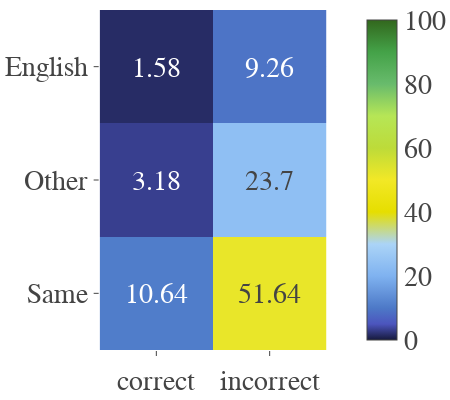
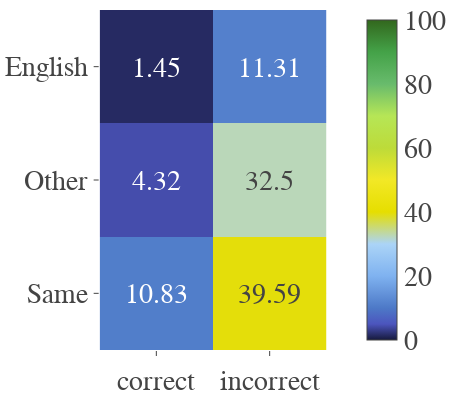
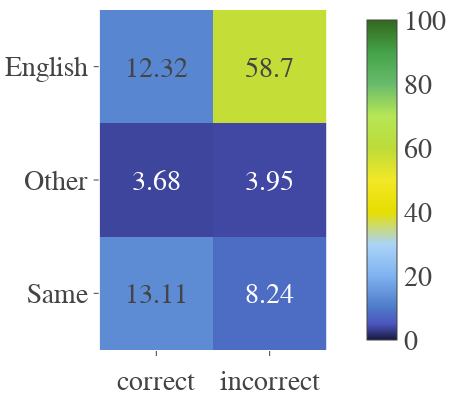
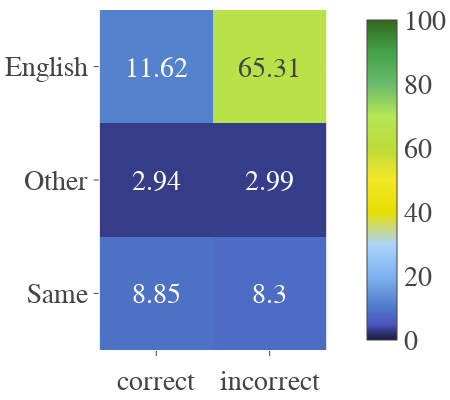

Notebook code cell kept with these figures, in order:
### Markdown cell above
## Analyse Answer Accuracy vs. Language Fidelity

### Code cell
for model in df_dict:
    subset = df_dict[model][~df_dict[model]['answered_language'].isin(['Mni-mtei', 'doi']) ]
    subset.loc[subset['answered_language'] == 'Same Language', 'answered_language'] = 'Same'
    confusion_matrix = pd.crosstab(subset['answered_language'], subset['eval_completion_normalized'])
    confusion_matrix_percentage = round(confusion_matrix.div(confusion_matrix.sum().sum()) * 100,2)

    

    color_scale = [[0, '#16193C'], 
                [0.05, '#4c55be'], 
                [0.1, '#4D79C7'], 
                [0.2, '#7FB2F0'], 
                [0.3, '#ABD4F7'], 
                [0.4, '#E6DE00'], 
                [0.5, '#F2E826'], 
                [0.6, '#BDDB39'],
                [0.7, '#B6E656'],
                [0.8, '#68BB6C'],
                [0.9, '#44A248'],
                [1, '#32671D']]
    
    fig = px.imshow(confusion_matrix_percentage, 
                    range_color=(0,100),
                    color_continuous_scale=color_scale, text_auto=True)


    fig.update_layout(
        #yaxis_title="Response Language",
        yaxis_title="",
        xaxis_title="",
        #coloraxis_showscale=False,
        font_family="Times New Roman",
        font=dict(size=28),
        #title=model,
        width=450,
        height=400,
        margin=dict(l=75, r=0, t=10, b=50),
        #margin=dict(l=120, r=0, t=50, b=50),
        template=custom_template
        )

    fig.show()
    fig.write_image("../../img/fidelity_and_accuracy"+model+".pdf", format="pdf")

### Figure 1 — Plotly figure (JSON) as saved in the notebook; plotly's stock layout.template omitted (floating-point values rounded to 4 significant figures)
{"data": [{"coloraxis": "coloraxis", "hovertemplate": "eval_completion_normalized: %{x}<br>answered_language: %{y}<br>color: %{z}<extra></extra>", "name": "0", "texttemplate": "%{z}", "type": "heatmap", "x": ["correct", "incorrect"], "xaxis": "x", "y": ["English", "Other", "Same"], "yaxis": "y", "z": [[1.58, 9.26], [3.18, 23.7], [10.64, 51.64]]}], "layout": {"coloraxis": {"cmax": 100, "cmin": 0, "colorscale": [[0, "#16193C"], [0.05, "#4c55be"], [0.1, "#4D79C7"], [0.2, "#7FB2F0"], [0.3, "#ABD4F7"], [0.4, "#E6DE00"], [0.5, "#F2E826"], [0.6, "#BDDB39"], [0.7, "#B6E656"], [0.8, "#68BB6C"], [0.9, "#44A248"], [1, "#32671D"]]}, "font": {"family": "Times New Roman", "size": 28}, "height": 400, "margin": {"b": 50, "l": 75, "r": 0, "t": 10}, "width": 450, "xaxis": {"anchor": "y", "constrain": "domain", "domain": [0, 1], "scaleanchor": "y", "title": {"text": ""}}, "yaxis": {"anchor": "x", "autorange": "reversed", "constrain": "domain", "domain": [0, 1], "title": {"text": ""}}}}

### Figure 2 — Plotly figure (JSON) as saved in the notebook; plotly's stock layout.template omitted (floating-point values rounded to 4 significant figures)
{"data": [{"coloraxis": "coloraxis", "hovertemplate": "eval_completion_normalized: %{x}<br>answered_language: %{y}<br>color: %{z}<extra></extra>", "name": "0", "texttemplate": "%{z}", "type": "heatmap", "x": ["correct", "incorrect"], "xaxis": "x", "y": ["English", "Other", "Same"], "yaxis": "y", "z": [[1.45, 11.31], [4.32, 32.5], [10.83, 39.59]]}], "layout": {"coloraxis": {"cmax": 100, "cmin": 0, "colorscale": [[0, "#16193C"], [0.05, "#4c55be"], [0.1, "#4D79C7"], [0.2, "#7FB2F0"], [0.3, "#ABD4F7"], [0.4, "#E6DE00"], [0.5, "#F2E826"], [0.6, "#BDDB39"], [0.7, "#B6E656"], [0.8, "#68BB6C"], [0.9, "#44A248"], [1, "#32671D"]]}, "font": {"family": "Times New Roman", "size": 28}, "height": 400, "margin": {"b": 50, "l": 75, "r": 0, "t": 10}, "width": 450, "xaxis": {"anchor": "y", "constrain": "domain", "domain": [0, 1], "scaleanchor": "y", "title": {"text": ""}}, "yaxis": {"anchor": "x", "autorange": "reversed", "constrain": "domain", "domain": [0, 1], "title": {"text": ""}}}}

### Figure 3 — Plotly figure (JSON) as saved in the notebook; plotly's stock layout.template omitted (floating-point values rounded to 4 significant figures)
{"data": [{"coloraxis": "coloraxis", "hovertemplate": "eval_completion_normalized: %{x}<br>answered_language: %{y}<br>color: %{z}<extra></extra>", "name": "0", "texttemplate": "%{z}", "type": "heatmap", "x": ["correct", "incorrect"], "xaxis": "x", "y": ["English", "Other", "Same"], "yaxis": "y", "z": [[12.32, 58.7], [3.68, 3.95], [13.11, 8.24]]}], "layout": {"coloraxis": {"cmax": 100, "cmin": 0, "colorscale": [[0, "#16193C"], [0.05, "#4c55be"], [0.1, "#4D79C7"], [0.2, "#7FB2F0"], [0.3, "#ABD4F7"], [0.4, "#E6DE00"], [0.5, "#F2E826"], [0.6, "#BDDB39"], [0.7, "#B6E656"], [0.8, "#68BB6C"], [0.9, "#44A248"], [1, "#32671D"]]}, "font": {"family": "Times New Roman", "size": 28}, "height": 400, "margin": {"b": 50, "l": 75, "r": 0, "t": 10}, "width": 450, "xaxis": {"anchor": "y", "constrain": "domain", "domain": [0, 1], "scaleanchor": "y", "title": {"text": ""}}, "yaxis": {"anchor": "x", "autorange": "reversed", "constrain": "domain", "domain": [0, 1], "title": {"text": ""}}}}

### Figure 4 — Plotly figure (JSON) as saved in the notebook; plotly's stock layout.template omitted (floating-point values rounded to 4 significant figures)
{"data": [{"coloraxis": "coloraxis", "hovertemplate": "eval_completion_normalized: %{x}<br>answered_language: %{y}<br>color: %{z}<extra></extra>", "name": "0", "texttemplate": "%{z}", "type": "heatmap", "x": ["correct", "incorrect"], "xaxis": "x", "y": ["English", "Other", "Same"], "yaxis": "y", "z": [[11.62, 65.31], [2.94, 2.99], [8.85, 8.3]]}], "layout": {"coloraxis": {"cmax": 100, "cmin": 0, "colorscale": [[0, "#16193C"], [0.05, "#4c55be"], [0.1, "#4D79C7"], [0.2, "#7FB2F0"], [0.3, "#ABD4F7"], [0.4, "#E6DE00"], [0.5, "#F2E826"], [0.6, "#BDDB39"], [0.7, "#B6E656"], [0.8, "#68BB6C"], [0.9, "#44A248"], [1, "#32671D"]]}, "font": {"family": "Times New Roman", "size": 28}, "height": 400, "margin": {"b": 50, "l": 75, "r": 0, "t": 10}, "width": 450, "xaxis": {"anchor": "y", "constrain": "domain", "domain": [0, 1], "scaleanchor": "y", "title": {"text": ""}}, "yaxis": {"anchor": "x", "autorange": "reversed", "constrain": "domain", "domain": [0, 1], "title": {"text": ""}}}}
